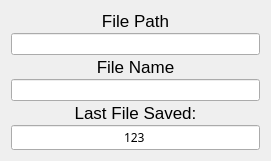
  <widget class="QWidget" name="verticalLayoutWidget_2">
   <property name="geometry">
    <rect>
     <x>0</x>
     <y>110</y>
     <width>271</width>
     <height>141</height>
    </rect>
   </property>
   <layout class="QVBoxLayout" name="verticalLayout_2" stretch="1,1,1,1,1,0">
    <property name="spacing">
     <number>2</number>
    </property>
    <item>
     <widget class="caLabel" name="calabel_8">
      <property name="font">
       <font>
        <pointsize>13</pointsize>
       </font>
      </property>
      <property name="text">
       <string>File Path</string>
      </property>
      <property name="alignment">
       <set>Qt::AlignCenter</set>
      </property>
      <property name="foreground">
       <color>
        <red>176</red>
        <green>176</green>
        <blue>176</blue>
       </color>
      </property>
      <property name="background">
       <color alpha="0">
        <red>160</red>
        <green>160</green>
        <blue>164</blue>
       </color>
      </property>
     </widget>
    </item>
    <item>
     <widget class="caTextEntry" name="caTextEntry_18">
      <property name="sizePolicy">
       <sizepolicy hsizetype="Preferred" vsizetype="Preferred">
        <horstretch>0</horstretch>
        <verstretch>0</verstretch>
       </sizepolicy>
      </property>
      <property name="text">
       <string/>
      </property>
      <property name="alignment">
       <set>Qt::AlignCenter</set>
      </property>
      <property name="channel" stdset="0">
       <string notr="true">$(P)FILEPATH</string>
      </property>
      <property name="foreground">
       <color>
        <red>0</red>
        <green>0</green>
        <blue>0</blue>
       </color>
      </property>
      <property name="background">
       <color>
        <red>0</red>
        <green>170</green>
        <blue>255</blue>
       </color>
      </property>
      <property name="colorMode">
       <enum>caLineEdit::Static</enum>
      </property>
      <property name="fontScaleMode">
       <enum>caLineEdit::Height</enum>
      </property>
      <property name="formatType">
       <enum>caLineEdit::decimal</enum>
      </property>
     </widget>
    </item>
    <item>
     <widget class="caLabel" name="calabel_3">
      <property name="font">
       <font>
        <pointsize>13</pointsize>
       </font>
      </property>
      <property name="text">
       <string>File Name</string>
      </property>
      <property name="alignment">
       <set>Qt::AlignCenter</set>
      </property>
      <property name="foreground">
       <color>
        <red>176</red>
        <green>176</green>
        <blue>176</blue>
       </color>
      </property>
      <property name="background">
       <color alpha="0">
        <red>160</red>
        <green>160</green>
        <blue>164</blue>
       </color>
      </property>
     </widget>
    </item>
    <item>
     <widget class="caTextEntry" name="caTextEntry_14">
      <property name="sizePolicy">
       <sizepolicy hsizetype="Preferred" vsizetype="Preferred">
        <horstretch>0</horstretch>
        <verstretch>0</verstretch>
       </sizepolicy>
      </property>
      <property name="text">
       <string/>
      </property>
      <property name="alignment">
       <set>Qt::AlignCenter</set>
      </property>
      <property name="channel" stdset="0">
       <string notr="true">$(P)FILENAME</string>
      </property>
      <property name="foreground">
       <color>
        <red>0</red>
        <green>0</green>
        <blue>0</blue>
       </color>
      </property>
      <property name="background">
       <color>
        <red>0</red>
        <green>170</green>
        <blue>255</blue>
       </color>
      </property>
      <property name="colorMode">
       <enum>caLineEdit::Static</enum>
      </property>
      <property name="fontScaleMode">
       <enum>caLineEdit::Height</enum>
      </property>
      <property name="formatType">
       <enum>caLineEdit::decimal</enum>
      </property>
     </widget>
    </item>
    <item>
     <widget class="caLabel" name="calabel_10">
      <property name="font">
       <font>
        <pointsize>13</pointsize>
       </font>
      </property>
      <property name="text">
       <string>Last File Saved:</string>
      </property>
      <property name="alignment">
       <set>Qt::AlignCenter</set>
      </property>
      <property name="foreground">
       <color>
        <red>176</red>
        <green>176</green>
        <blue>176</blue>
       </color>
      </property>
      <property name="background">
       <color alpha="0">
        <red>160</red>
        <green>160</green>
        <blue>164</blue>
       </color>
      </property>
     </widget>
    </item>
    <item>
     <widget class="caLineEdit" name="caLineEdit_20">
      <property name="font">
       <font>
        <family>Lucida Sans Typewriter</family>
        <pointsize>9</pointsize>
       </font>
      </property>
      <property name="text">
       <string>123</string>
      </property>
      <property name="alignment">
       <set>Qt::AlignAbsolute|Qt::AlignCenter|Qt::AlignHCenter|Qt::AlignVCenter</set>
      </property>
      <property name="channel" stdset="0">
       <string notr="true">$(P)LASTFILE</string>
      </property>
      <property name="foreground">
       <color>
        <red>195</red>
        <green>195</green>
        <blue>195</blue>
       </color>
      </property>
      <property name="background">
       <color>
        <red>58</red>
        <green>58</green>
        <blue>58</blue>
       </color>
      </property>
      <property name="colorMode">
       <enum>caLineEdit::Static</enum>
      </property>
      <property name="fontScaleMode">
       <enum>caLineEdit::Height</enum>
      </property>
      <property name="formatType">
       <enum>caLineEdit::decimal</enum>
      </property>
     </widget>
    </item>
   </layout>
   <zorder>caLineEdit_20</zorder>
   <zorder>calabel_3</zorder>
   <zorder>calabel_8</zorder>
   <zorder>caTextEntry_18</zorder>
   <zorder>caTextEntry_14</zorder>
   <zorder>calabel_10</zorder>
  </widget>
